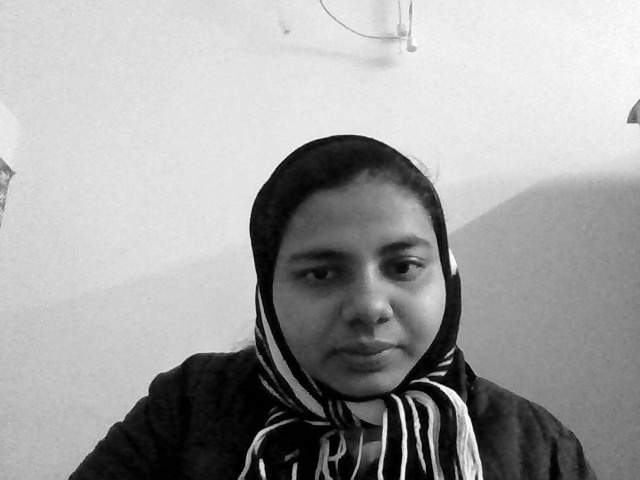
#> input picture agss-bv-backend/face_auth/dataset/1/img1.jpg, 640 x 480 px, found by its file name; its folder holds only this picture in this run
$ python train_global_lbph.py
#> lines starting #> are read from the running program, lines starting #| are printed output that depends on the picture
import cv2
import os
import numpy as np

DATASET_DIR = "face_auth/dataset"
MODEL_PATH = "face_auth/global_lbph_model.yml"

face_cascade = cv2.CascadeClassifier(
    cv2.data.haarcascades + "haarcascade_frontalface_default.xml"
)

faces = []
labels = []

for label_name in os.listdir(DATASET_DIR):
    label_path = os.path.join(DATASET_DIR, label_name)

    if not os.path.isdir(label_path):
        continue

    label = int(label_name)

    for img_name in os.listdir(label_path):
        img_path = os.path.join(label_path, img_name)

        img = cv2.imread(img_path)
#> img is the input picture: shape (480, 640, 3); min 0, max 255, mean 161
        if img is None:
            continue

        gray = cv2.cvtColor(img, cv2.COLOR_BGR2GRAY)

        detected_faces = face_cascade.detectMultiScale(
            gray, scaleFactor=1.3, minNeighbors=5
        )
#> detected_faces = [[257, 186, 209, 209]]

        for (x, y, w, h) in detected_faces:
            face = gray[y:y+h, x:x+w]
            face = cv2.resize(face, (200, 200))
            faces.append(face)
            labels.append(label)
#> this loop made 1 pass
#> pass 1, `face = gray[y:y+h, x:x+w]`:
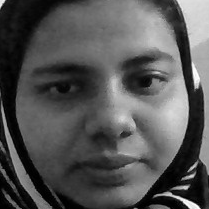
#> face: shape (209, 209); min 0, max 255, mean 85.2
#> pass 1, `face = cv2.resize(face, (200, 200))`:
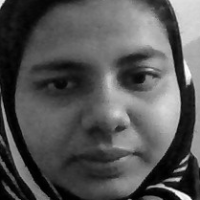
#> face: shape (200, 200); min 0, max 250, mean 85.1
#> after the loop, faces = 1 item; labels = [1]
#> pass 2 of the loop `for label_name in os.listdir(DATASET_DIR):`:
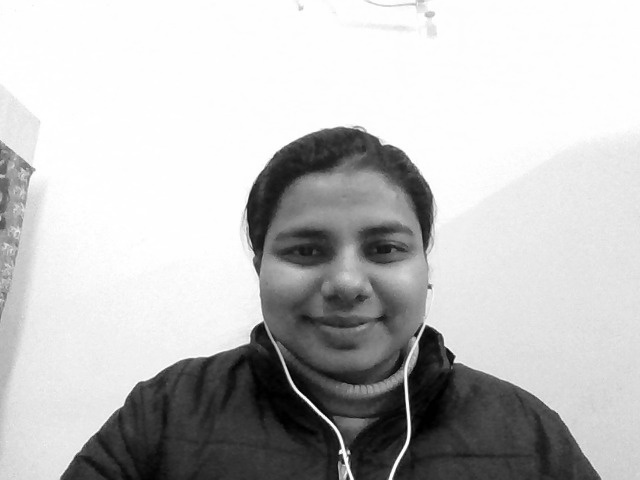
#> input picture agss-bv-backend/face_auth/dataset/2/img1.jpg, 640 x 480 px, found by its file name
#> img is the input picture: shape (480, 640, 3); min 0, max 255, mean 191.2
#> detected_faces = [[235, 164, 216, 216]]
#> the loop `for (x, y, w, h) in detected_faces:` made 1 pass
#> pass 1, `face = gray[y:y+h, x:x+w]`:
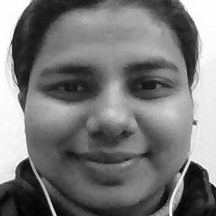
#> face: shape (216, 216); min 0, max 255, mean 120.1
#> after the loop `for (x, y, w, h) in detected_faces:`: faces = 2 items; labels = [1, 2]

faces = np.array(faces)
labels = np.array(labels)

if len(faces) == 0:
    raise Exception("❌ No faces found in dataset")

model = cv2.face.LBPHFaceRecognizer_create(
    radius=1,
    neighbors=8,
    grid_x=8,
    grid_y=8
)

model.train(faces, labels)
model.save(MODEL_PATH)

print("✅ Global LBPH trained")
print("Total faces:", len(faces))
#| Total faces: 2
